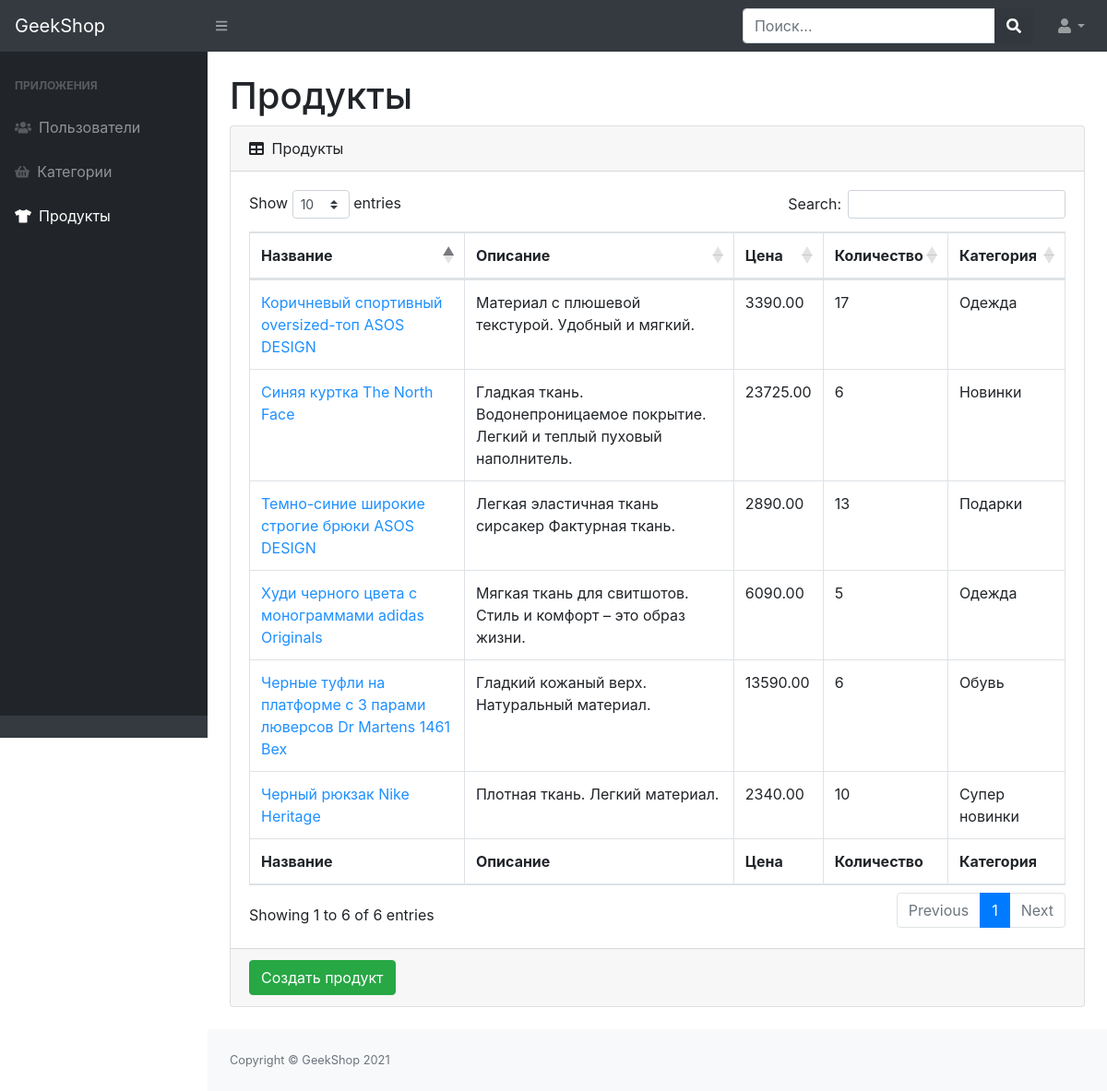
Screenshot of /admins/products/ (signed in) with the database file from the repository.
### products/models.py (models this page shows, shortened)
class Product(models.Model):
    name = models.CharField(max_length=256)
    image = models.ImageField(upload_to='product_images', blank=True)
    description = models.TextField(blank=True)
    price = models.DecimalField(max_digits=8, decimal_places=2)
    quantity = models.PositiveIntegerField(default=0)
    category = models.ForeignKey(ProductCategory, on_delete=models.CASCADE)

class ProductCategory(models.Model):
    name = models.CharField(max_length=64, unique=True)
    description = models.TextField(blank=True)
    def __str__(self):
        return self.name

### admins/views.py (the view)
# urls.py: path('products/', ProductListView.as_view(), name='admins_product'),
class ProductListView(ListView, CustomDispatchMixin):
    model = Product
    template_name = 'admins/admin-products-read.html'
    context_object_name = 'products'
    def get_context_data(self, *, object_list=None, **kwargs):
        context = super(ProductListView, self).get_context_data(**kwargs)
        context['title'] = 'Админка | Продукты'
        return context

### geekshop/mixin.py (called while the page is built)
    @method_decorator(user_passes_test(lambda u: u.is_superuser))
    def dispatch(self, request, *args, **kwargs):
        return super(CustomDispatchMixin, self).dispatch(request, *args, **kwargs)

### admins/templates/admins/admin-products-read.html
{% extends 'admins/base.html' %}
{% block content %}
    <div id="layoutSidenav_content">
        <main>
            <div class="container-fluid">
                <h1 class="mt-4">Продукты</h1>
                <div class="card mb-4">
                    <div class="card-header">
                        <i class="fas fa-table mr-1"></i>
                        Продукты
                    </div>
                    <div class="card-body">
                        <div class="table-responsive">
                            <table class="table table-bordered" id="dataTable" width="100%" cellspacing="0">
                                <thead>
                                <tr>
                                    <th>Название</th>
                                    <th>Описание</th>
                                    <th>Цена</th>
                                    <th>Количество</th>
                                    <th>Категория</th>
                                </tr>
                                </thead>
                                <tfoot>
                                <tr>
                                    <th>Название</th>
                                    <th>Описание</th>
                                    <th>Цена</th>
                                    <th>Количество</th>
                                    <th>Категория</th>
                                </tr>
                                </tfoot>
                                <tbody>
                                {% for product in products %}
                                    <tr>
                                        <td><a href="{% url 'admins:admins_product_update' product.id %}"
                                               style="color: dodgerblue">{{ product.name }}</a>
                                        </td>
                                        <td>{{ product.description }}</td>
                                        <td>{{ product.price }}</td>
                                        <td>{{ product.quantity }}</td>
                                        <td>{{ product.category }}</td>
                                    </tr>
                                {% endfor %}
                                </tbody>
                            </table>
                        </div>
                    </div>
                    <div class="card-footer">
                        <a href="{% url 'admins:admins_product_create' %}">
                            <button class="btn btn-success">Создать продукт</button>
                        </a>
                    </div>
                </div>
            </div>
        </main>
        <footer class="py-4 bg-light mt-auto">
            <div class="container-fluid">
                <div class="d-flex align-items-center justify-content-between small">
                    <div class="text-muted">Copyright &copy; GeekShop 2021</div>
                </div>
            </div>
        </footer>
    </div>
{% endblock %}

### rows the page displays
Product: name "Худи черного цвета с монограммами adidas Originals", description "Мягкая ткань для свитшотов. Стиль и комфорт – это образ жизни.", price "6090.00", quantity "5", category "Одежда"
Product: name "Синяя куртка The North Face", description "Гладкая ткань. Водонепроницаемое покрытие. Легкий и теплый пуховый наполнитель.", price "23725.00", quantity "6", category "Новинки"
Product: name "Коричневый спортивный oversized-топ ASOS DESIGN", description "Материал с плюшевой текстурой. Удобный и мягкий.", price "3390.00", quantity "17", category "Одежда"
Product: name "Черный рюкзак Nike Heritage", description "Плотная ткань. Легкий материал.", price "2340.00", quantity "10", category "Супер новинки"
Product: name "Черные туфли на платформе с 3 парами люверсов Dr Martens 1461 Bex", description "Гладкий кожаный верх. Натуральный материал.", price "13590.00", quantity "6", category "Обувь"
Product: name "Темно-синие широкие строгие брюки ASOS DESIGN", description "Легкая эластичная ткань сирсакер Фактурная ткань.", price "2890.00", quantity "13", category "Подарки"
